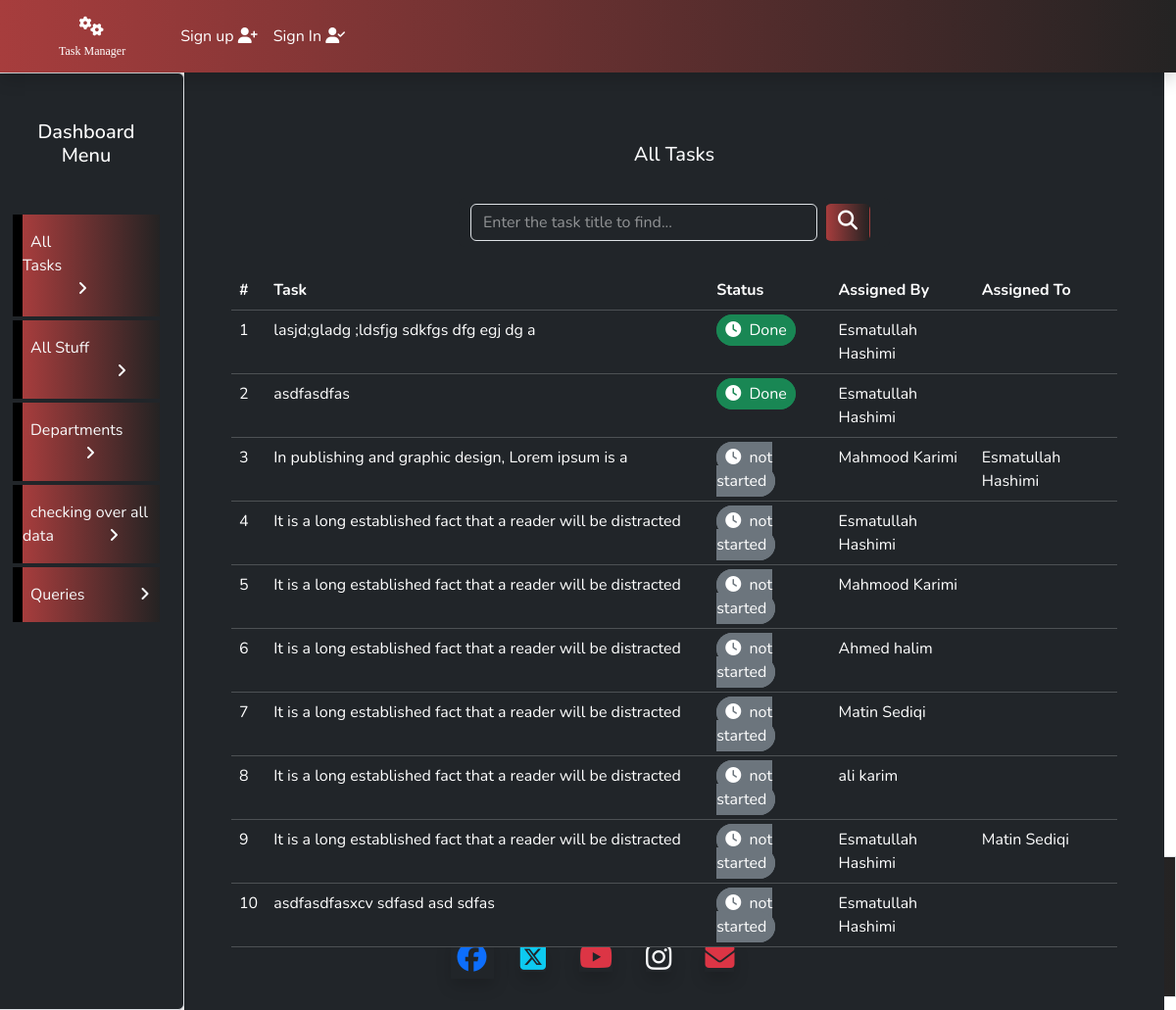
The page /taskmanager/adminRoute/allTask on the database as committed earlier.
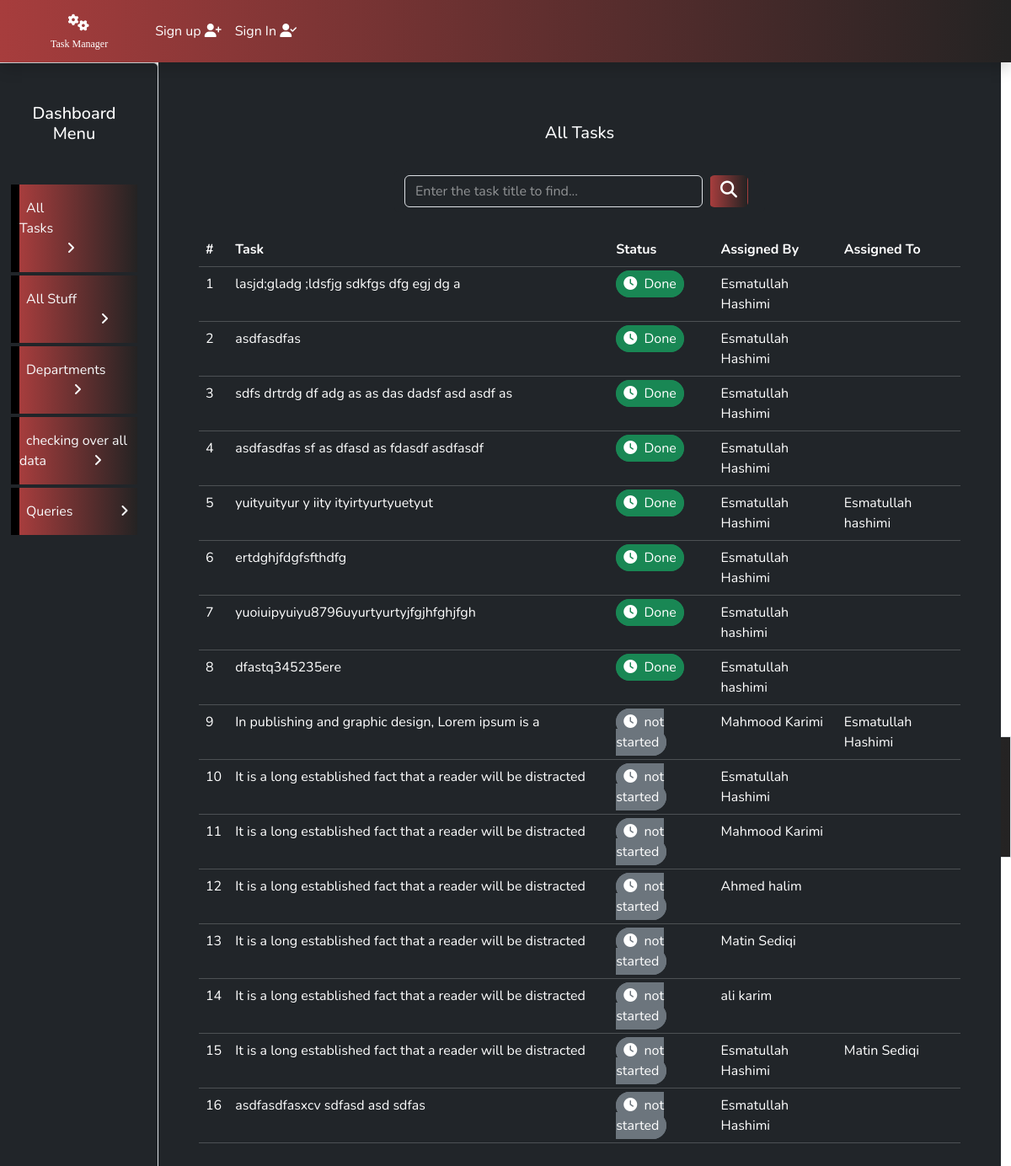
The same page on the database as committed later.
### taskmanager/models.py (models this page shows, shortened)
class Task(models.Model):
    STATUS_CHOICES = [
        ('not started','not started'),
        ('in progress','in progress'),
        ('done','done'),
    ]
    assign_by=models.ForeignKey(CustomUser,related_name='assigned_by',on_delete=models.CASCADE)
    assign_to=models.ForeignKey(CustomUser,related_name='assigned_to' ,on_delete=models.CASCADE)
    dept = models.ForeignKey(Department, on_delete=models.CASCADE, null=True, blank=True)
    task_name=models.CharField(max_length=100)
    task_desc=models.CharField(max_length=250)
    status=models.IntegerField(default="not started", choices=STATUS_CHOICES)
    start_date=models.DateField(auto_now=True)
    end_date=models.DateField()

class CustomUser(AbstractUser):
    department=models.ForeignKey("Department",on_delete=models.CASCADE,null=True,blank=True)

### taskmanager/views.py (the view)
# urls.py: path('adminRoute/<flag>', views.adminRoute, name='adminRoute'),
def adminRoute(request, flag):
    sign = 'allData'
    allDataValue = ''
    member = User.objects.all().count()
    dept_list = ''
    task_count = Task.objects.all().count()
    d_list = Department.objects.all().count()
    progress = Task.objects.filter(status = 50).count()
    waiting = Task.objects.filter(status = 80).count()
    expire = Task.objects.filter(status = -1).count()
    active = Task.objects.filter(status = 1).count()
    comp = Task.objects.filter(status = 100).count()
    dept_task = Department.objects.annotate(task_count=Count('task'))
    job = {'pro': progress,
           'wait':waiting,
           'exp':expire,
           'active': active,
           'comp':comp,
           'd_list':d_list,
           'user_count':member,
           'task_count':task_count,
           }
    if flag  == 'allTask':
        sign = flag
        dept_list = Department.objects.all()
        allDataValue = Task.objects.all().order_by('-start_date')
    elif flag == 'allStuff':
        sign = flag
        allDataValue =User.objects.all()
        dept_list = Department.objects.all()
    elif flag == 'allDept':
        sign = flag
        allDataValue = Department.objects.all()
        member = Department.objects.annotate(num_user=Count('customuser'))
    elif flag == 'allData':
        sign = flag
        allDataValue = Task.objects.all().count()
        member = User.objects.all().count()
        dept_list = Department.objects.all().count()
    elif flag == 'query':
        sign = flag
        allDataValue = Query.objects.all().order_by('-data_sent')
    return render(request, 'taskmanager/admin.html', {'data':allDataValue,'sign':sign, 'no_stuff':member,'dept_list':dept_list,'job':job,'dept_task':dept_task})

### taskmanager/templates/taskmanager/admin.html (shortened to what this page needs)
{% extends 'taskmanager/base.html' %}
{% load static %}
{% block content %}
<div class="row static-page">
        <div class="col-md-2 bg-dark text-white shadow border p-4 rounded">
            <h5 class="text-center my-4">Dashboard Menu</h5>
            <a class="nav-link mt-5" href="{% url 'taskmanager:adminRoute' 'allTask' %}" >
                <div class="cl-effect-2 py-3 text-light">
                    <span class="p-2 me-5 pe-5">All Tasks</span><span class="ms-5 p-2"><i class="fa-solid fa-angle-right"></i></span>
                </div>
            </a>
            <a href="{% url 'taskmanager:adminRoute' 'allStuff' %}" class="nav-link mt-1">
                <div class="cl-effect-2 py-3 text-light nav-link mt-1" >
                    <span class="p-2 me-5 pe-3">All Stuff</span><span><i class=" ps-5 ms-5 fa-solid fa-angle-right"></i></span>
                </div>
            </a>
            <a href="{% url 'taskmanager:adminRoute' 'allDept' %}" class="nav-link mt-1">
                <div class="cl-effect-2 py-3 text-light">
                    <span class="p-2 me-5">Departments</span><span><i class="ps-3 ms-5 fa-solid fa-angle-right"></i></span>
                </div>
            </a>
            <a class="nav-link mt-1" href="{% url 'taskmanager:adminRoute' 'allData' %}">
                <div class="cl-effect-2 py-3 text-light">
                    <span class="p-2">checking over all data</span><span><i class=" ms-5 fa-solid fa-angle-right"></i></span>
                </div>
            </a>
            <a class="nav-link mt-1" href="{% url 'taskmanager:adminRoute' 'query' %}">
                <div class="cl-effect-2 py-3 text-light">
                    <span class="p-2">Queries</span><span><i class=" ms-5 fa-solid fa-angle-right"></i></span>
                </div>
            </a>
        </div>
        <div class="col-md-10 bg-dark text-white p-5">
            {% if sign == 'allTask' %}
                {% include 'taskmanager/allTask.html' %}
            {% elif sign == 'allStuff' %}
                {% include 'taskmanager/allStuff.html' %}
            {% elif sign == 'allDept' %}
                {% include 'taskmanager/allDept.html' %}
            {% elif sign == 'allData' %}
                {% include 'taskmanager/summery.html' %}
            {% elif sign == 'query' %}
                {% include 'taskmanager/contact.html' %}
            {% endif %}
        </div>
{% endblock content %}

### taskmanager/templates/taskmanager/allTask.html (shortened to what the changed rows need)
<div class="position-relative m-0 p-0 ">
    <div class="p-0 m-0">
        <div class="">
            <table class="table table-hover mx-10 table-dark ">
                <thead>
                    <tr>
                        <th scope="col">#</th>
                        <th scope="col">Task</th>
                        <th scope="col">Status</th>
                        <th scope="col">Assigned By</th>
                        <th scope="col">Assigned To</th>
                    </tr>
                </thead>
                <tbody id="sidebarhandler">
                {% if data %}
                    {% for task in data %}
                        <tr style="cursor:pointer"
                        data-task-id="{{task.id}}"
                        data-task-desc="{{task.task_desc}}"
                        data-task-name="{{task.task_name}}"
                        data-task-status="{{task.status}}"
                        data-task-assignto="{{task.assign_to.get_full_name}}"
                        data-task-assignby="{{task.assign_by.get_full_name}}"
                        data-task-start="{{task.start_date}}"
                        data-task-end="{{task.end_date}}"
                        >
                            <td scope="row" >{{forloop.counter}}</td>
                            <td class="w-50  position-relative">
                                <div class="expand-row" style="width: auto; overflow:hidden; height: 20px;">
                                    {{task.task_desc}}
                                </div>
                            </td>
                            <td >
                                {% if task.status == 0 %}
                                <span class="border bg-primary border-primary rounded-pill px-2 py-1 " id="inProgress">
                                    <i class="fa-solid fa-circle-notch fa-spin"></i>
                                    &nbsp;in progress
                                </span>
                                {% elif task.status == 1 %}
                                <span class="border border-success bg-success rounded-pill px-2 py-1 " id="Done">
                                    <i class="fa-solid fa-clock"></i>
                                    &nbsp;Done
                                </span>
                                {% else %}
                                <span class="border border-secondary bg-secondary rounded-pill px-2 py-1 " id="notStarted">
                                    <i class="fa-solid fa-clock"></i>
                                    &nbsp;not started
                                </span>
                                {% endif %}
                            </td>
                            <td >{{task.assign_to.get_full_name}}</td>
                            <td >{{task.assign_by.get_full_name}}</td>
                        </tr>
                    {% endfor %}
                    {% else %}
                        <div class="text-center my-5 text-secondary">
                            <h1 class="empty-folder"><i class="fa-regular fa-folder-open"></i></h1>
                            <h3 class="fw-bold">Oops... ! No Record Found.&nbsp;<i class="fa-solid fa-chart-simple"></i></h3>
                        </div>
                    {% endif %}
                </tbody>
            </table>
        </div>
        </div>
    </div>
</div>

Rows that differ between the two databases and show on the page:
added Task: task_desc "sdfs drtrdg df adg as as das dadsf asd asdf as", status 1 (drawn), assign_to.get_full_name "Esmatullah Hashimi"
added Task: task_desc "asdfasdfas sf as dfasd as fdasdf asdfasdf", status 1 (drawn), assign_to.get_full_name "Esmatullah Hashimi"
added Task: task_desc "yuityuityur y iity ityirtyurtyuetyut", status 1 (drawn), assign_to.get_full_name "Esmatullah Hashimi", assign_by.get_full_name "Esmatullah hashimi"
added Task: task_desc "ertdghjfdgfsfthdfg", status 1 (drawn), assign_to.get_full_name "Esmatullah Hashimi"
added Task: task_desc "yuoiuipyuiyu8796uyurtyurtyjfgjhfghjfgh", status 1 (drawn), assign_to.get_full_name "Esmatullah hashimi"
added Task: task_desc "dfastq345235ere", status 1 (drawn), assign_to.get_full_name "Esmatullah hashimi"
